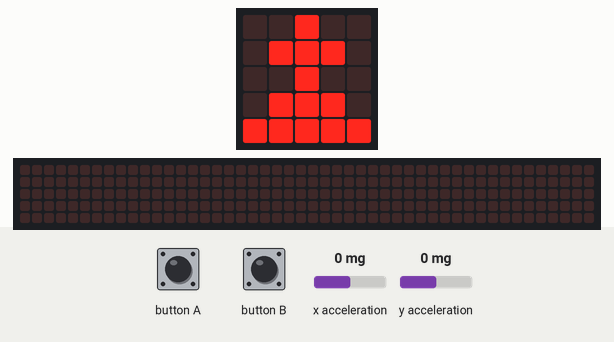
Simulated run of this program. Board: BBC micro:bit running MicroPython. Shown: the board's 5×5 LED display, a strip that is not on the board, showing the scrolling text unrolled. The test bench sets the inputs (shaded band); at power-on: x acceleration 0 mg, y acceleration 0 mg. The 48×5 strip is a reading aid, not a part: it shows the text the display is scrolling, unrolled, one strip-width of it at a time.

Above: at 1.2 s.
1.3 s: button A pressed for 1 s
At 3.3 s:
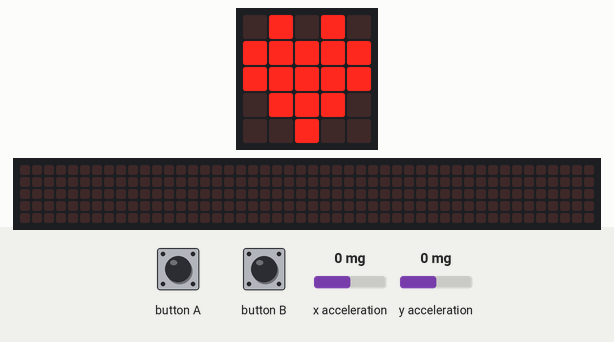
3.8 s: button A pressed for 0.25 s
At 4.9 s:
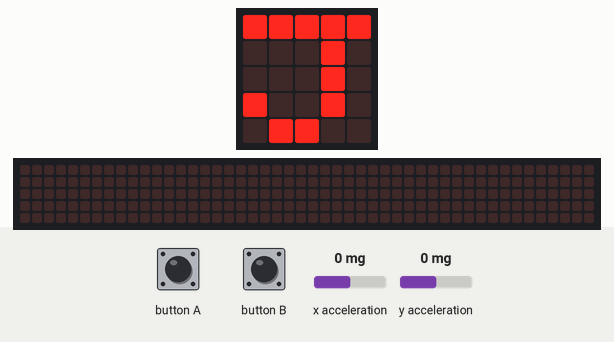
5.5 s: button B pressed for 0.25 s
At 5.68 s:
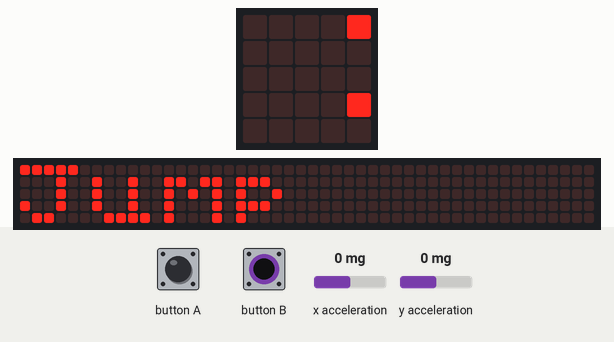
7.5 s: x acceleration set to -18 mg
10.5 s: x acceleration set to -22 mg
At 10.9 s:
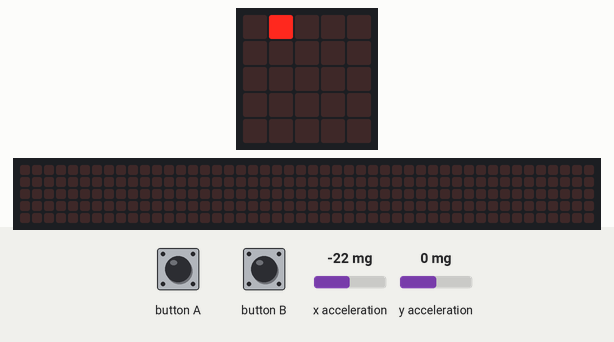
12.0 s: button A pressed for 0.25 s
At 13.2 s:
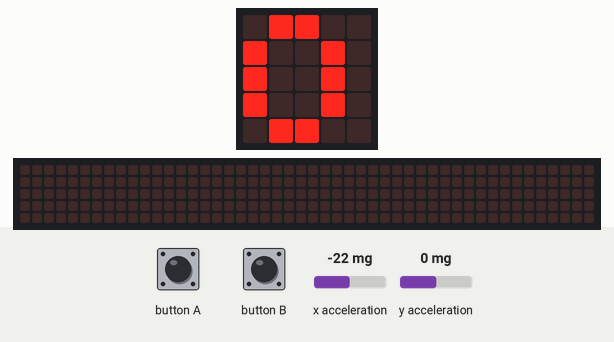
Timing chart, 0 to 14.7 s (numbered marks = the images above; inputs shaded):
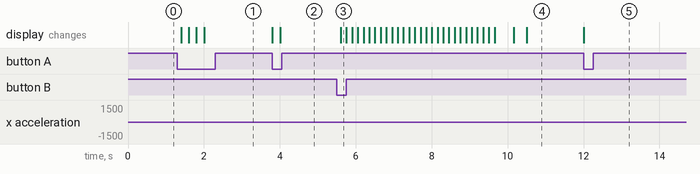

The program:

three_mode.py
```python
from microbit import *

import radio

import music


select_mode = 0


moving_mode = False

prev_x = 0

moving_count = 0

moving_distance = 40

goal = 400


image_num = 0


tempo_base = 120
tempo_cnt = 0


boat_r = Image("00009:"

            "00000:"

            "00000:"

            "00000:"

            "00000")

boat_lr = Image("00090:"

            "00000:"

            "00000:"

            "00000:"

            "00000")

boat_m = Image("00900:"

            "00000:"

            "00000:"

            "00000:"

            "00000")

boat_ll = Image("09000:"

            "00000:"

            "00000:"

            "00000:"

            "00000")

boat_l = Image("90000:"

            "00000:"

            "00000:"

            "00000:"

            "00000")

all_images = [Image.HEART, Image.SMILE, Image.DIAMOND, Image.YES, Image.GHOST, Image.RABBIT, Image.XMAS]

notes = [


    'c4:1', 'e', 'g', 'c5', 'e5', 'g4', 'c5', 'e5', 'c4', 'e', 'g', 'c5', 'e5', 'g4', 'c5', 'e5',


    'c4', 'd', 'g', 'd5', 'f5', 'g4', 'd5', 'f5', 'c4', 'd', 'g', 'd5', 'f5', 'g4', 'd5', 'f5',


    'b3', 'd4', 'g', 'd5', 'f5', 'g4', 'd5', 'f5', 'b3', 'd4', 'g', 'd5', 'f5', 'g4', 'd5', 'f5',


    'c4', 'e', 'g', 'c5', 'e5', 'g4', 'c5', 'e5', 'c4', 'e', 'g', 'c5', 'e5', 'g4', 'c5', 'e5',


    'c4', 'e', 'a', 'e5', 'a5', 'a4', 'e5', 'a5', 'c4', 'e', 'a', 'e5', 'a5', 'a4', 'e5', 'a5',


    'c4', 'd', 'f#', 'a', 'd5', 'f#4', 'a', 'd5', 'c4', 'd', 'f#', 'a', 'd5', 'f#4', 'a', 'd5',


    'b3', 'd4', 'g', 'd5', 'g5', 'g4', 'd5', 'g5', 'b3', 'd4', 'g', 'd5', 'g5', 'g4', 'd5', 'g5',


    'b3', 'c4', 'e', 'g', 'c5', 'e4', 'g', 'c5', 'b3', 'c4', 'e', 'g', 'c5', 'e4', 'g', 'c5',


    'b3', 'c4', 'e', 'g', 'c5', 'e4', 'g', 'c5', 'b3', 'c4', 'e', 'g', 'c5', 'e4', 'g', 'c5',


    'a3', 'c4', 'e', 'g', 'c5', 'e4', 'g', 'c5', 'a3', 'c4', 'e', 'g', 'c5', 'e4', 'g', 'c5',


    'd3', 'a', 'd4', 'f#', 'c5', 'd4', 'f#', 'c5', 'd3', 'a', 'd4', 'f#', 'c5', 'd4', 'f#', 'c5',


    'g3', 'b', 'd4', 'g', 'b', 'd', 'g', 'b', 'g3', 'b3', 'd4', 'g', 'b', 'd', 'g', 'b'


]


radio.on()

#display.show(Image.HEART)
display.show(Image.XMAS)


while True:

    if button_a.is_pressed():

        select_mode = select_mode + 1

        if select_mode == 1:

            ## Run mode

            display.show("P")

        elif select_mode == 2:

            ## Jump mode

            display.show("J")

        elif select_mode == 3:

            ## Sing mode

            display.show("S")


        elif select_mode == 4:


            ## Sing mode

            display.show(Image.HEART)


        else:

            select_mode = 0


    if button_b.is_pressed():

        if select_mode == 1:

            ## Run mode

#            press_fun(select_mode)

            display.scroll("Press")

            sleep(500)

            num = 0

            while True:

                message = radio.receive()

                if message == "hi":

#                    display.show(Image.SMILE)
#                    display.show(random.choice(all_images))
                    display.show(all_images[image_num % len(all_images)])

                    image_num = image_num + 1


                elif message == "ih":

                    display.show(str(num))

                num = num + 1

                if num == 10:

                    num = 0

                if button_a.was_pressed():

                    display.clear()

                    radio.send("hi")

                elif button_b.was_pressed():

                    display.clear()

                    radio.send("ih")


        elif select_mode == 2:

            ## Jump mode

#            jump_fun(select_mode)

            display.scroll("Jump")

            sleep(500)

            while True:

                if button_a.was_pressed():

                    if moving_mode == True:

                        moving_mode = False

                        display.show(str(moving_count))

                    else:

                        moving_mode = True


                if moving_count > goal:

                    while True:

                        display.show(Image.HEART)

                        moving_mode = False


                if moving_mode == True:

                    reading_x = accelerometer.get_x()

                    reading_y = accelerometer.get_y()


                    if reading_x > 40:

                        display.show(boat_r)

                    elif reading_x > 20:

                        display.show(boat_lr)

                    elif reading_x < -40:

                        display.show(boat_l)

                    elif reading_x < -20:

                        display.show(boat_ll)

                    else:

                        display.show(boat_m)

                    if prev_x * reading_x < 0:

                        if prev_x - reading_x > moving_distance or reading_x - prev_x > moving_distance:

                            moving_count = moving_count + 1

                    prev_x = reading_x


        elif select_mode == 3:

            ## Sing mode
            tempo_cnt = tempo_cnt + 1

            sing_bpm = tempo_base + tempo_cnt * 40

            music.set_tempo(bpm=sing_bpm)
            music.play(music.BIRTHDAY)
            display.show(Image.ALL_ARROWS)

        elif select_mode == 4:

            ## Naming mode

#            display.scroll("MEGAN X MI X MING")

#            sleep(1000)

#            display.scroll("MEGAN")

            display.scroll("YAYA")


    sleep(200)
```

Measured:
- the behaviour switches between -20 and -21 mg on x acceleration (found by bisection; images 3 and 4)
- after the input at 1.3 s, the display: first changes after 0.10 s (image 1 shows a later state)
- after the input at 3.8 s, the display: first changes at once (image 2 shows a later state)
- after the input at 5.5 s, the display: changes after 0.11 s (image 3)
- after the input at 10.5 s, the display: changes at once (image 4)
- after the input at 12.0 s, the display: changes at once (image 5)
